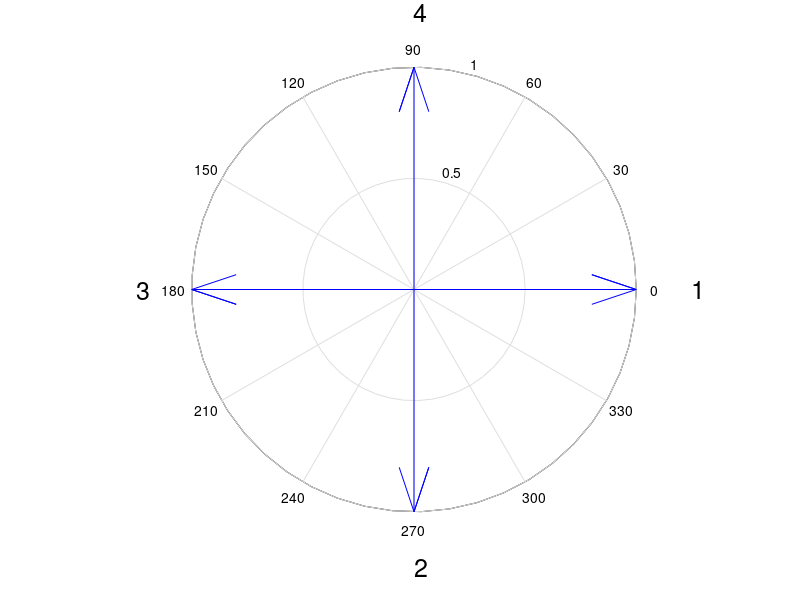

This chart was generated by the following MATLAB code:
% AutoWinding.m
% For arranging AC machine's windings and auto excitation arrangement in Ansys Maxwell.
% By JIANG M. Y. on 2023-03-17.

% ===Instruction===
% 1. Fill the "input" according to your model.
% 2. Run the script in "Tools > Run script"
% 3. The name of winding terminal should be in the form of "TerminalName_TerminalNumber", (e.g. Terminal_3).

clear
clc
close all

% Input
mode=2;
% mode=1 for single layer in Maxwell 2D
% mode=2 for double layer in Maxwell 2D
% mode=3 for single layer in Maxwell 3D
% mode=4 for double layer in Maxwell 3D
OutputFilename='test1.vbs';        % Filename of .vbs
ProjectName='TP1';         % Filename of .aedtC1
DesignName='noload';        % Name of the design
TerminalName1='Coil';     % Name of the winding terminal
TerminalName2='Coilu';     % Name of the winding terminal (For mode 2 and mode 4)
WindingNames={'A', 'B'};         % Names of windings, like 'A', 'B', 'C'
BigOrSmallPhaseBelt=0;          % Big Phase Belt or small phase belt. E.g., for 3 phase, big phase belt=120 deg belt=1, small phase belt=60 deg belt=0.
p=12;       % Pole pairs
z=16;       % Slots
coil_pitch=0;       % 0 for auto coil pitch calculation, [1, +inf) for manual control, -1001 for drum coil, -1002 for pole coil
NName='N';  % Name for parameter of the number of conductors
Nc=0;        % Number of one layer conductors, Nc=0 for already set
FlagCreateWinding=0;    % Switch of create winding, 1 for need to create, 0 for no need
ManualInput=[]; % Manual input in number, empty the array when not needed
pDS=[]; % For doubly salient structure, empty the array when not needed
nHarmonic=10;  % PPN of high order harmonics
%=========================================================
m= length(WindingNames); % Phases
% Auto calculate the coil pitch (usually 5/6 of whole pitch)
tau=z/(2*p); % Pole pitch
if coil_pitch==0
    coil_pitch=floor(tau*5/6);
    if coil_pitch==0
        coil_pitch=1;
    end
elseif coil_pitch==-1001
    coil_pitch=0;
elseif coil_pitch==-1002
    coil_pitch=tau;
end

alf=p*360/z;        % Electric angle between two slots in deg

% Display
fprintf('Coil pitch = %d slot(s)\n',coil_pitch)
fprintf('Pole pitch = %.2f slot(s)\n',tau)
fprintf('Slot angle = %.4f deg\n',alf)
fprintf('Phase belt = %d deg\n',360/(m*(2-BigOrSmallPhaseBelt)))

% Calculate the electric angle of every slot (0 deg - 359 deg)
for i=1:z
    slot_deg(i)=(i-1)*alf+0.0001;
end
    % Doubly Salient structure
if ~isempty(pDS)
    for i=1:pDS
        for j=1:z/(2*pDS)
            slot_deg(z/(2*pDS)*(2*i-1)+j)=slot_deg(z/(2*pDS)*(2*i-1)+j)+180;
        end
    end
end
for i=1:z
    while(1)
        if slot_deg(i)>=360
            slot_deg(i)=slot_deg(i)-360;
        else
            break
        end
    end
end

% Plot slot-star vectogram
n = z / gcd(z,p);
% if n == p
%     n = 2*n;
% end
for i=1:n
    c(i)=complex(cosd(slot_deg(i)),sind(slot_deg(i)));
end
compass(c)
for i=1:n
    text(1.25*cosd(slot_deg(i)),1.25*sind(slot_deg(i)),num2str(i),'FontSize',18);
end

% Sort the phase of slots by band
if BigOrSmallPhaseBelt==0 % Small phase belt
    BandDeg=360/(2*m); % Degree of one band
    if mod(m,2)==1 % For odd phase
        for i=1:m
            BandPos(i,1)=(2*i-2)*BandDeg;
            BandPos(i,2)=(2*i-1)*BandDeg;
            BandNeg(i,1)=180+(2*i-2)*BandDeg;
            BandNeg(i,2)=180+(2*i-1)*BandDeg;
        end
    else %For even phase
        for i=1:m
            BandPos(i,1)=(i-1)*BandDeg;
            BandPos(i,2)=i*BandDeg;
            BandNeg(i,1)=180+(i-1)*BandDeg;
            BandNeg(i,2)=180+i*BandDeg;
        end
    end

    for i=1:m
        for j=1:2
            if BandPos(i,j)>360
                BandPos(i,j)=BandPos(i,j)-360;
            end
            if BandNeg(i,j)>360
                BandNeg(i,j)=BandNeg(i,j)-360;
            end
        end
    end

    [row,col]=size(BandPos);
    for i=1:z
        for j=1:row
            if slot_deg(i)>=BandPos(j,1) && slot_deg(i)<BandPos(j,2)
                slot_phase_in(i)=j;
            end
        end
        for j=1:row
            if slot_deg(i)>=BandNeg(j,1) && slot_deg(i)<BandNeg(j,2)
                slot_phase_in(i)=-j;
            end
        end
    end
elseif BigOrSmallPhaseBelt==1 % Big phase belt
    BandDeg=360/(m); % Degree of one band
    for i=1:m
        BandPos(i,1)=(i-1)*BandDeg;
        BandPos(i,2)=(i)*BandDeg;
    end

    for i=1:m
        for j=1:2
            if BandPos(i,j)>360
                BandPos(i,j)=BandPos(i,j)-360;
            end
        end
    end

    [row,col]=size(BandPos);
    for i=1:z
        for j=1:row
            if slot_deg(i)>=BandPos(j,1) && slot_deg(i)<BandPos(j,2)
                slot_phase_in(i)=j;
            end
        end
    end
end

% Manual override
if ~isempty(ManualInput)
    slot_phase_in=ManualInput;
end

% Calculate the outside layer of slots (for double layer lapcoil)
for i=1:coil_pitch
    slot_phase_out(i)=-slot_phase_in(z-coil_pitch+i);
end
for i=1:z-coil_pitch
    slot_phase_out(i+coil_pitch)=-slot_phase_in(i);
end

SLOT=[slot_phase_out;slot_phase_in];

% Calculate the pitch factor
% if coil_pitch==0
%     k_p1=1;
% else
%     k_p1=sind(coil_pitch/(z/(2*p))*90);
% end
%
% Calculate the distribution factor
% q=z/(2*p*m);    % Slots per phase per pole
% [N,D]=rat(q);
% if D~=1
%     q=N;
%     alf=60/N;
% end
% k_d1=sind(q*alf/2)/(q*sind(alf/2));
% ns=1;
% for i=1:length(slot_phase_in)
%     if slot_phase_in(i)==1
%         S1(ns)=i;
%         ns=ns+1;
%     end
%     if slot_phase_in(i)==-1
%         S1(ns)=-i;
%         ns=ns+1;
%     end
% end
% for j=1:length(S1)
%     E1(i,j)=sign(S1(j))*exp(1i*2*pi*HarmonicPPN(i)/z*abs(S1(j)));
% end
%
% % Calculate the winding factor
% k_w1=k_d1*k_p1;
%
% % Calculate the High order harmonics' winding factor
% for i=1:nHarmonic
%     k_pn(i)=sind(i*coil_pitch/(z/(2*p))*90);
%     k_dn(i)=sind(i*q*alf/2)/(q*sind(i*alf/2));
%     k_wn(i)=k_dn(i)*k_pn(i);
% end

% Select the first phase array
ns=1;
for i=1:length(slot_phase_in)
    if slot_phase_in(i)==1
        S1(ns)=i;
        ns=ns+1;
    end
    if slot_phase_in(i)==-1
        S1(ns)=-i;
        ns=ns+1;
    end
end

for i=1:nHarmonic
    for j=1:length(S1)
        E1(i,j)=sign(S1(j))*complex(cosd(slot_deg(abs(S1(j)))),sind(slot_deg(abs(S1(j)))));
    end
    k_dn(i)=1/length(S1)*abs(sum(E1(i,:)));
    if k_dn(i)<1e-4
        k_dn(i)=0;
    end
    tau_n(i)=z/(2*i*p);
    k_pn(i)=sind(coil_pitch/tau_n(i)*90);
    k_wn(i)=k_dn(i)*k_pn(i);
end

% Display
fprintf('Pitch factor = %.4f\n',k_pn(1))
fprintf('Distribution factor = %.4f\n',k_dn(1))
fprintf('Winding factor = %.4f\n',k_wn(1))
fprintf('++++++++++++++++++++++\n')

% Rename and print the phase of each slot
for i=1:length(WindingNames)
    WindingNamesPos{i}=['+',WindingNames{i}];
    WindingNamesNeg{i}=['-',WindingNames{i}];
end
for i=1:2
    for j=1:z
        if SLOT(i,j)>0
            SHOW{i,j}=WindingNamesPos{SLOT(i,j)};
        else
            SHOW{i,j}=WindingNamesNeg{-SLOT(i,j)};
        end
        fprintf('%s ',SHOW{i,j})
    end
    fprintf('\n')
end

for i=1:z
    SHOW{3,i}=num2str(i-1);
    SLOT(3,i)=i-1;
end

% .vbs output

% Configure output file
Dat=fopen(OutputFilename,'w');
fprintf(Dat,'''------------------------------------------\n');
fprintf(Dat,'''AutoWinding by JIANG M. Y.\n');
fprintf(Dat,'''Last Modified: %s\n',datestr(now,31));
fprintf(Dat,'''------------------------------------------\n');
fclose(Dat);
fid=fopen(OutputFilename,'a');
% ---Prefix---
fprintf(fid,'Dim oAnsoftApp\n');
fprintf(fid,'Dim oDesktop \n');
fprintf(fid,'Dim oProject \n');
fprintf(fid,'Dim oDesign \n');
fprintf(fid,'Dim oEditor\n');
fprintf(fid,'Dim oModule\n');
fprintf(fid,'Set oAnsoftApp = CreateObject("Ansoft.ElectronicsDesktop")\n');
fprintf(fid,'Set oDesktop = oAnsoftApp.GetAppDesktop()\n');
fprintf(fid,'oDesktop.RestoreWindow\n');
% ---Set---
fprintf(fid,'Set oProject = oDesktop.SetActiveProject("%s")\n',ProjectName);
fprintf(fid,'Set oDesign = oProject.SetActiveDesign("%s")\n',DesignName);
fprintf(fid,'Set oModule = oDesign.GetModule("BoundarySetup")\n');
% ---Add the number of conducters per layer
if Nc~=0
    fprintf(fid,'oDesign.ChangeProperty Array("NAME:AllTabs", Array("NAME:LocalVariableTab", Array("NAME:PropServers",  _\n');
    fprintf(fid,'  "LocalVariables"), Array("NAME:NewProps", Array("NAME:%s", "PropType:=", "VariableProp", "UserDef:=",  _\n', NName);
    fprintf(fid,'  true, "Value:=", "%d"))))\n',Nc);
end
% ---Add winding---
if FlagCreateWinding==1
    for i=1:length(WindingNames)
        fprintf(fid,'oModule.AssignWindingGroup Array("NAME:Winding%s", "Type:=", "Current", "IsSolid:=",  _\n',WindingNames{i});
        fprintf(fid,'  false, "Current:=", "0mA", "Resistance:=", "0ohm", "Inductance:=", "0nH", "Voltage:=",  _\n');
        fprintf(fid,'  "0mV", "ParallelBranchesNum:=", "1")\n');
    end
end
% ---Arrange winding---

for i=1:length(SLOT)
    if mode==1 || mode==2
        if SLOT(3,i)==0
            fprintf(fid,'oModule.AssignCoil Array("NAME:%s", "Objects:=", Array( _\n',TerminalName1);
        else
            fprintf(fid,'oModule.AssignCoil Array("NAME:%s_Separate%d", "Objects:=", Array( _\n',TerminalName1,SLOT(3,i));
        end
    else
        if SLOT(3,i)==0
            fprintf(fid,'oModule.AssignCoilTerminal Array("NAME:%s", "Objects:=", Array( _\n',TerminalName1);
        else
            fprintf(fid,'oModule.AssignCoilTerminal Array("NAME:%s_Separate%d", "Objects:=", Array( _\n',TerminalName1,SLOT(3,i));
        end
    end

    if i==1
        fprintf(fid,'  "%s"), "Conductor number:=", "%s", ',TerminalName1,NName);
    else
        fprintf(fid,'  "%s_Separate%d"), "Conductor number:=", "%s", ',TerminalName1,SLOT(3,i),NName);
    end
    if SLOT(2,i)>0
        if mode==1 || mode==2
            fprintf(fid,'"PolarityType:=", "Positive")\n');
        else
            fprintf(fid,'"Point out of terminal:=", false)\n');
        end
    else
        if mode==1 || mode==2
            fprintf(fid,'"PolarityType:=", "Negative")\n');
        else
            fprintf(fid,'"Point out of terminal:=", true)\n');
        end
    end
    if mode==1 || mode==2
        fprintf(fid,'oModule.AddWindingCoils ');
    else
        fprintf(fid,'oModule.AddWindingTerminals ');
    end
    if SLOT(3,i)==0
        fprintf(fid,'"Winding%s", Array("%s")\n',WindingNames{abs(SLOT(2,i))},TerminalName1);
    else
        fprintf(fid,'"Winding%s", Array("%s_Separate%d")\n',WindingNames{abs(SLOT(2,i))},TerminalName1,SLOT(3,i));
    end
end


if mode==2 || mode==4
    for i=1:length(SLOT)
        if mode==1 || mode==2
            if SLOT(3,i)==0
                fprintf(fid,'oModule.AssignCoil Array("NAME:%s", "Objects:=", Array( _\n',TerminalName2);
            else
                fprintf(fid,'oModule.AssignCoil Array("NAME:%s_Separate%d", "Objects:=", Array( _\n',TerminalName2,SLOT(3,i));
            end
        else
            if SLOT(3,i)==0
                fprintf(fid,'oModule.AssignCoilTerminal Array("NAME:%s", "Objects:=", Array( _\n',TerminalName2);
            else
                fprintf(fid,'oModule.AssignCoilTerminal Array("NAME:%s_Separate%d", "Objects:=", Array( _\n',TerminalName2,SLOT(3,i));
            end
        end

        if i==1
            fprintf(fid,'  "%s"), "Conductor number:=", "%s", ',TerminalName2,NName);
        else
            fprintf(fid,'  "%s_Separate%d"), "Conductor number:=", "%s", ',TerminalName2,SLOT(3,i),NName);
        end
        if SLOT(1,i)>0
            if mode==2
                fprintf(fid,'"PolarityType:=", "Positive")\n');
            else
                fprintf(fid,'"Point out of terminal:=", false)\n');
            end
        else
            if mode==2
                fprintf(fid,'"PolarityType:=", "Negative")\n');
            else
                fprintf(fid,'"Point out of terminal:=", true)\n');
            end
        end
        if mode==1 || mode==2
            fprintf(fid,'oModule.AddWindingCoils ');
        else
            fprintf(fid,'oModule.AddWindingTerminals ');
        end
        if SLOT(3,i)==0
            fprintf(fid,'"Winding%s", Array("%s")\n',WindingNames{abs(SLOT(1,i))},TerminalName2);
        else
            fprintf(fid,'"Winding%s", Array("%s_Separate%d")\n',WindingNames{abs(SLOT(1,i))},TerminalName2,SLOT(3,i));
        end
    end
end
fclose('all');
